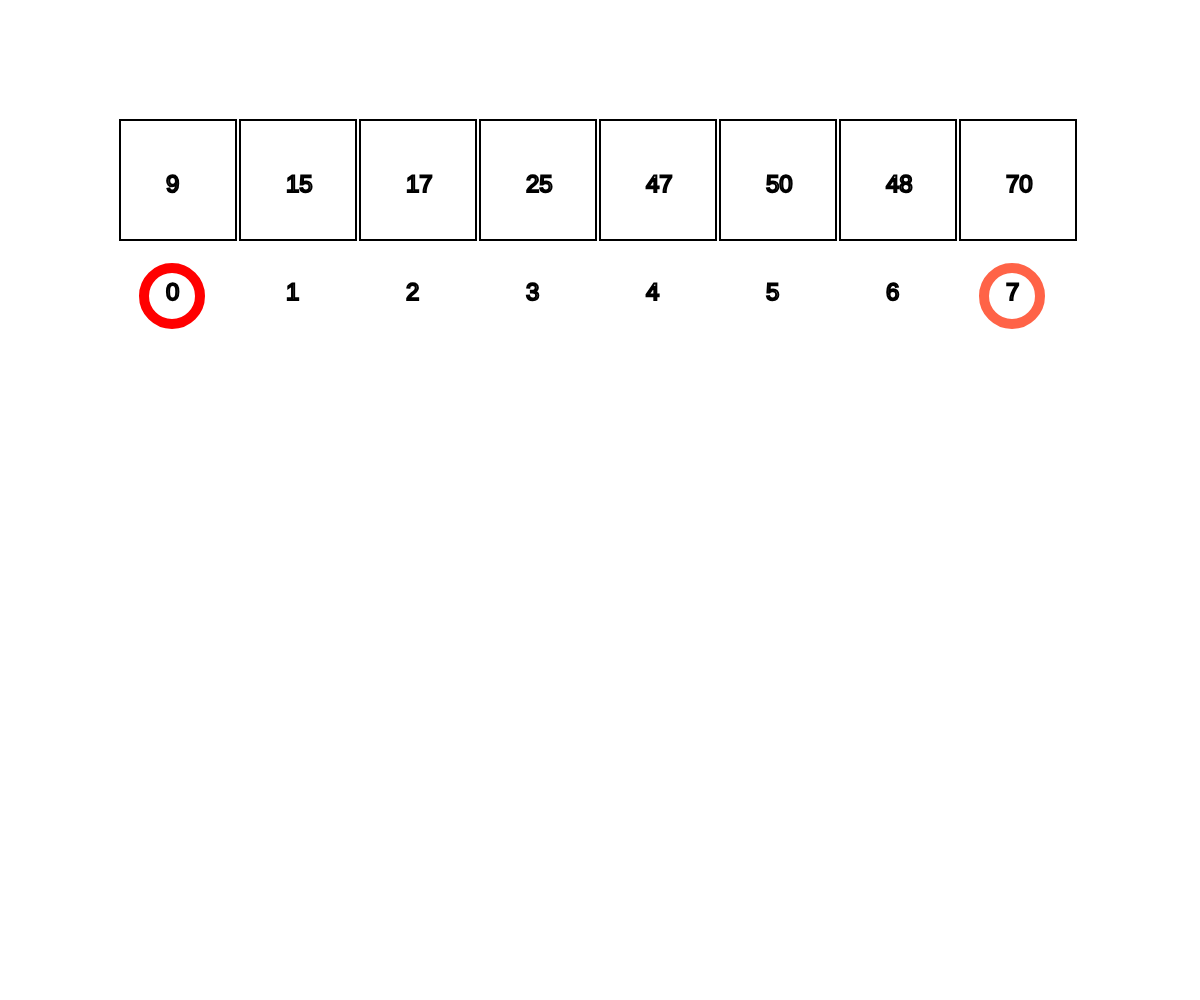
Frame 1 (no input)
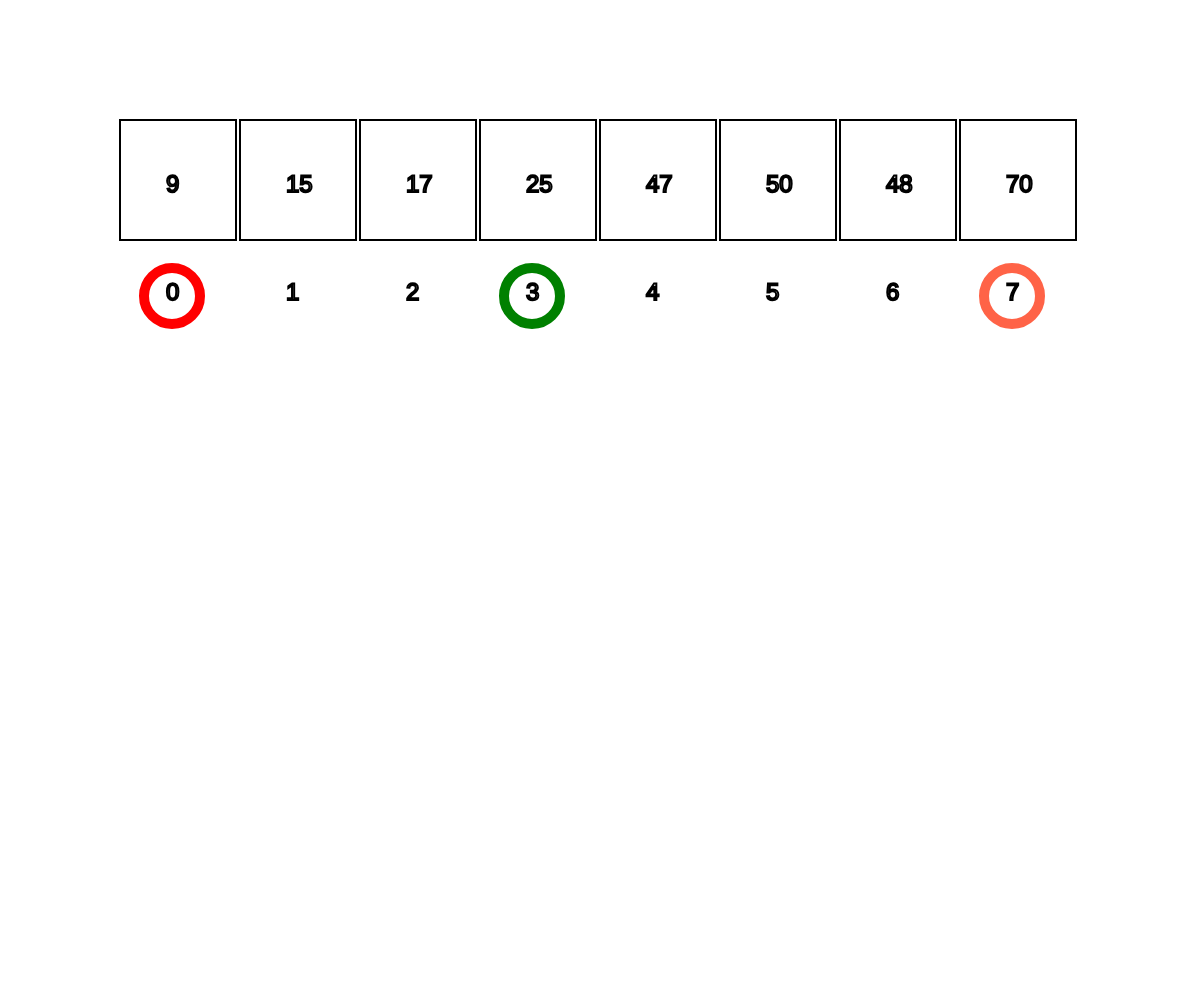
Frame 60 (no input)
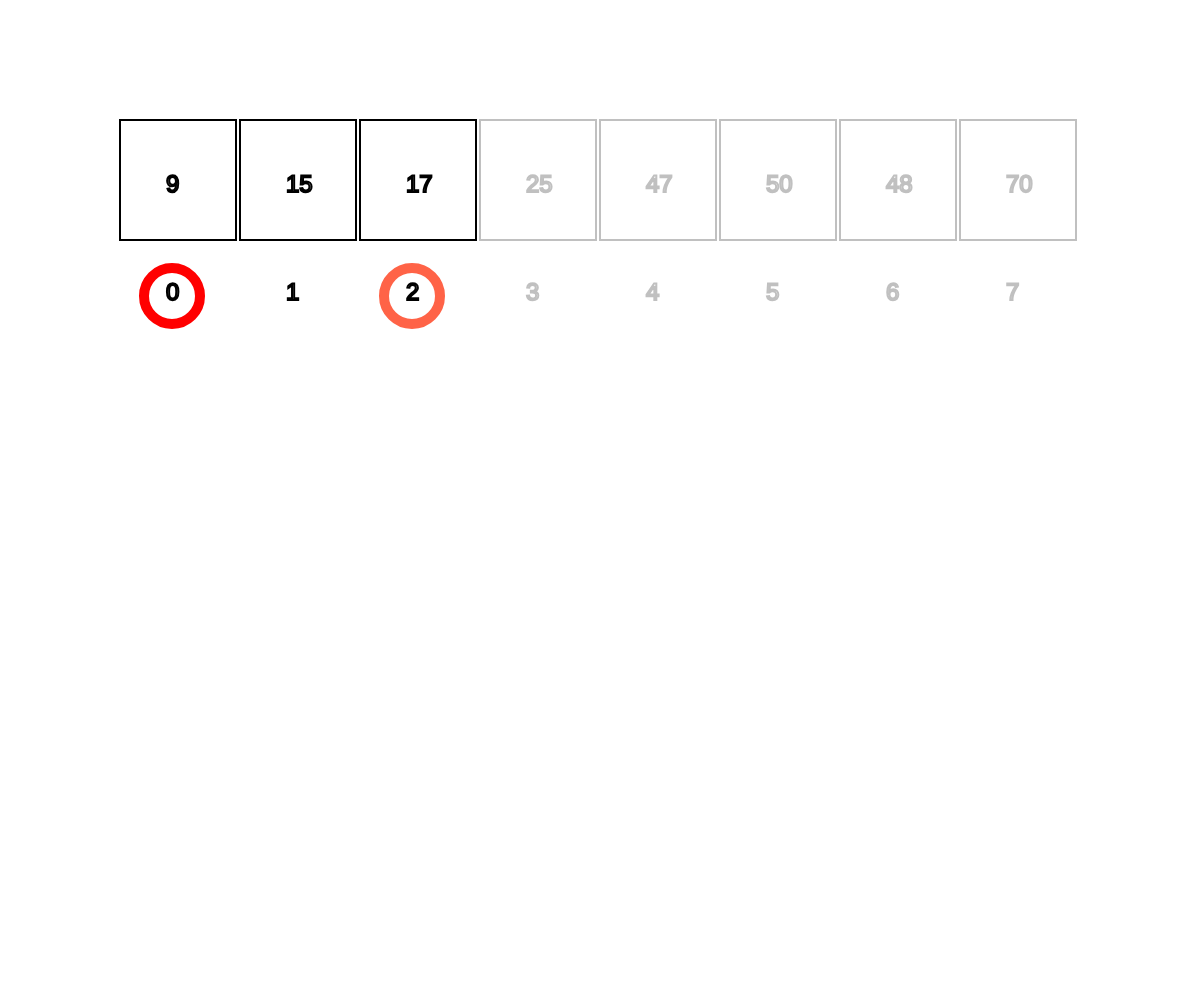
Frame 120 (the mouse pressed at the canvas centre since frame 60)

The p5.js sketch that drew these frames (run headless with seeded random() and noise() and a simulated clock; from frame 60 on, the mouse is pressed at the canvas centre):

// p5.js sketch
// ── sketch.js
let size;
let cp;
let arr;
let w ;
let low,mid,high;


function setup(){

    createCanvas(windowWidth,windowHeight)
    arr = [9,15,17,25,47,50,48,70]
    size = arr.length
    cp = 10/100*width
    w = (width-2*cp)/size
    low = undefined
    high = undefined
    mid = undefined
      
    new Promise( async(resolve,reject)=>{
        try{
           await binarySearch(0,arr.length-1,16)
            resolve()
        }catch(error){
            reject()
        }
    }).then(()=>{
        noLoop()
    }).catch(()=>{
        
        noLoop();
    })
   
}

async function sleep(ms){
    return new Promise(resolve => setTimeout(resolve, ms));
}

async function binarySearch(low_val,high_val,val)
{   if(low_val>high_val){
        low = arr.length
        high = undefined
         throw 'value not found'
    }
    mid_val =   Math.floor(low_val+(high_val-low_val)/2)
    
    low = low_val
    high = high_val
    await sleep(1000)
    mid = mid_val
    await sleep(1000)
    if(arr[mid]==val){
       
        return;
    }
     
    mid = undefined
    if(arr[mid_val]>val){
        return binarySearch(low_val,mid_val-1,val)
    }
    return binarySearch(mid_val+1,high_val,val)
    
    

   
}

function draw(){
    background("#FFFFF")
    
    noFill()
    let txtsize = 20/100*w
    textSize(txtsize)
     strokeWeight(2)
    
    for(let i=0;i<size;i++){
        stroke(0)
       if( (high!=undefined && high<i) || ( low!=undefined && low>i) )
        stroke("#C0C0C0")
       rect(i*w+cp,cp,w-4,w)
       text(arr[i],i*w+cp+w/2-txtsize/2-2,cp+w/2+txtsize/2)
       
        
       text(i,i*w+cp+w/2-txtsize/2-2,cp+w+w/2)
       
    }
     strokeWeight(10)
    if(low!=undefined && high!=undefined){
        stroke("#FF0000")
        ellipse(low*w+cp+w/2-txtsize/2+4,cp+w+w/2-4,w-0.5*w-4)
        stroke("#FF6347")
        ellipse(high*w+cp+w/2-txtsize/2+4,cp+w+w/2-4,w-0.5*w-4)

    }
    if(mid!=undefined){
        stroke("#008000")
        ellipse(mid*w+cp+w/2-txtsize/2+4,cp+w+w/2-4,w-0.5*w-4)
    }
       







   
}
